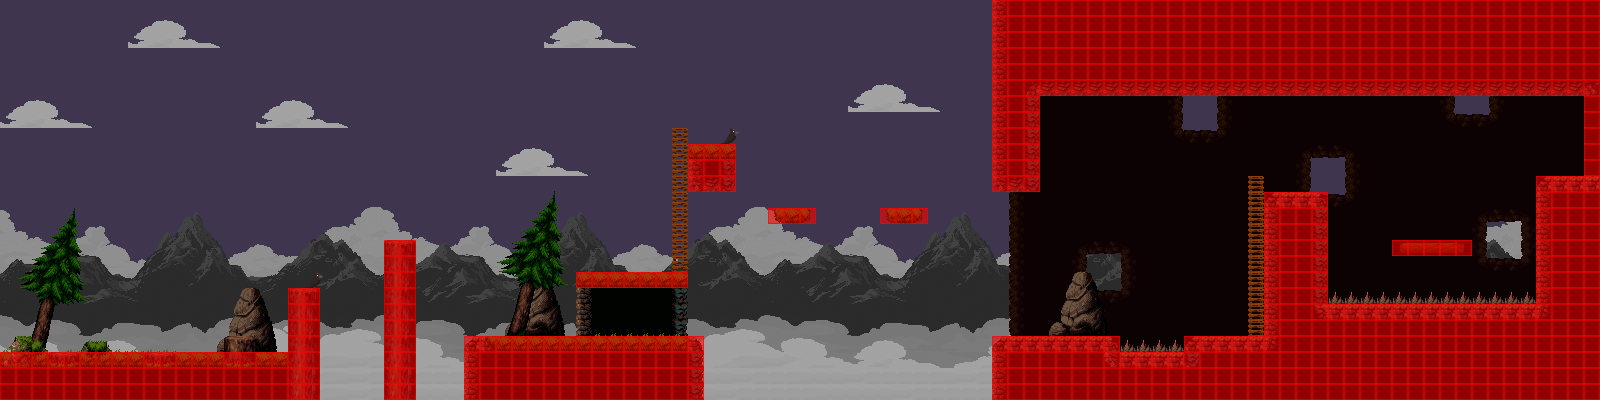

Rendered tile map (Tiled .tmx) drawn with the repository's tilesets; below, a short description and the map source with its tile grids summarised:
An orthogonal 100x25 tile map with 16x16 px tiles, 8 tile layers (Layer01, Layer02, Layer03, Layer04, ...), 7 tilesets and 34 objects (18x 1, 5x 4, 2x 3, 2x 6, 2x 7, ...).

<map version="1.0" orientation="orthogonal" renderorder="right-down" width="100" height="25" tilewidth="16" tileheight="16" nextobjectid="230">
 <properties>
  <property name="Music" value="audio/music/music1.ogg" />
 </properties>
 <tileset firstgid="1" name="Assets1" tilewidth="16" tileheight="16" tilecount="675" columns="25">
  <image source="Assets1.png" width="400" height="432" />
 </tileset>
 <tileset firstgid="676" name="sky_lightened" tilewidth="16" tileheight="16" tilecount="312" columns="24">
  <image source="BackgroundLayers/sky_lightened.png" width="384" height="216" />
 </tileset>
 <tileset firstgid="988" name="clouds_MG_1" tilewidth="16" tileheight="16" tilecount="312" columns="24">
  <image source="BackgroundLayers/clouds_MG_1.png" width="384" height="216" />
  <tile id="269">
   <properties>
    <property name="speed_x" type="float" value="1" />
   </properties>
  </tile>
  <tile id="270">
   <properties>
    <property name="speed_x" type="float" value="1" />
   </properties>
  </tile>
  <tile id="271">
   <properties>
    <property name="speed_x" type="float" value="1" />
   </properties>
  </tile>
  <tile id="272">
   <properties>
    <property name="speed_x" type="float" value="1" />
   </properties>
  </tile>
  <tile id="273">
   <properties>
    <property name="speed_x" type="float" value="1" />
   </properties>
  </tile>
  <tile id="274">
   <properties>
    <property name="speed_x" type="float" value="1" />
   </properties>
  </tile>
  <tile id="293">
   <properties>
    <property name="speed_x" type="float" value="1" />
   </properties>
  </tile>
  <tile id="294">
   <properties>
    <property name="speed_x" type="float" value="1" />
   </properties>
  </tile>
  <tile id="295">
   <properties>
    <property name="speed_x" type="float" value="1" />
   </properties>
  </tile>
  <tile id="296">
   <properties>
    <property name="speed_x" type="float" value="1" />
   </properties>
  </tile>
  <tile id="297">
   <properties>
    <property name="speed_x" type="float" value="1" />
   </properties>
  </tile>
  <tile id="298">
   <properties>
    <property name="speed_x" type="float" value="1" />
   </properties>
  </tile>
 </tileset>
 <tileset firstgid="1300" name="clouds_MG_2" tilewidth="16" tileheight="16" tilecount="312" columns="24">
  <image source="BackgroundLayers/clouds_MG_2.png" width="384" height="216" />
 </tileset>
 <tileset firstgid="1612" name="mountains_lightened" tilewidth="16" tileheight="16" tilecount="312" columns="24">
  <image source="BackgroundLayers/mountains_lightened.png" width="384" height="216" />
 </tileset>
 <tileset firstgid="1924" name="clouds_BG" tilewidth="16" tileheight="16" tilecount="312" columns="24">
  <image source="BackgroundLayers/clouds_BG.png" width="384" height="216" />
 </tileset>
 <tileset firstgid="2236" name="Walkability" tilewidth="16" tileheight="16" tilecount="1" columns="1">
  <image source="../Assets/Sprites/walkability.png" width="16" height="16" />
  <tile id="0">
   <properties>
    <property name="draw" type="bool" value="false" />
    <property name="navigation" type="bool" value="true" />
   </properties>
  </tile>
 </tileset>
 <layer name="Layer01" width="100" height="25">
  <properties>
   <property name="speed_x" type="float" value="0" />
  </properties>
  <data>[2500 cells, 2500 non-empty, 302 distinct tile ids]</data>
 </layer>
 <layer name="Layer02" width="100" height="25">
  <properties>
   <property name="speed_x" type="float" value="0.3" />
  </properties>
  <data>[2500 cells, 1236 non-empty, 300 distinct tile ids]</data>
 </layer>
 <layer name="Layer03" width="100" height="25">
  <properties>
   <property name="speed_x" type="float" value="0.5" />
  </properties>
  <data>[2500 cells, 1200 non-empty, 288 distinct tile ids]</data>
 </layer>
 <layer name="Layer04" width="100" height="25">
  <properties>
   <property name="speed_x" type="float" value="0.7" />
  </properties>
  <data>[2500 cells, 800 non-empty, 144 distinct tile ids]</data>
 </layer>
 <layer name="Layer05" width="100" height="25">
  <properties>
   <property name="speed_x" type="float" value="0.9" />
  </properties>
  <data>[2500 cells, 848 non-empty, 144 distinct tile ids]</data>
 </layer>
 <layer name="Background" width="100" height="25">
  <properties>
   <property name="speed_x" type="float" value="1" />
  </properties>
  <data>[2500 cells, 818 non-empty, 82 distinct tile ids]</data>
 </layer>
 <layer name="MainGround" width="100" height="25">
  <properties>
   <property name="speed_x" type="float" value="1" />
  </properties>
  <data>[2500 cells, 1496 non-empty, 178 distinct tile ids]</data>
 </layer>
 <layer name="Navigation" width="100" height="25">
  <properties>
   <property name="draw" type="float" value="1" />
   <property name="navigation" type="float" value="1" />
   <property name="speed_x" type="float" value="1" />
  </properties>
  <data>[2500 cells, 676 non-empty, 1 distinct tile ids]</data>
 </layer>
 <objectgroup name="Collisions">
  <properties>
   <property name="speed_x" type="float" value="1" />
  </properties>
  <object id="178" name="1" x="288" y="288" width="32" height="64" />
  <object id="179" name="1" x="224" y="336" width="32" height="16" />
  <object id="180" x="112" y="400" width="16" />
  <object id="181" name="1" x="384" y="240" width="32" height="160" />
  <object id="182" name="1" x="464" y="336" width="240" height="64" />
  <object id="183" name="2" x="576" y="272" width="112" height="16" />
  <object id="184" name="3" x="672" y="128" width="16" height="144" />
  <object id="186" name="1" x="688" y="144" width="48" height="48" />
  <object id="188" name="1" x="768" y="208" width="48" height="16" />
  <object id="190" name="1" x="880" y="208" width="48" height="16" />
  <object id="191" name="1" x="992" y="0" width="48" height="192" />
  <object id="192" name="1" x="1040" y="0" width="560" height="96" />
  <object id="193" name="1" x="992" y="336" width="128" height="64" />
  <object id="195" name="1" x="1120" y="352" width="64" height="48" />
  <object id="197" name="1" x="1184" y="336" width="80" height="64" />
  <object id="198" name="1" x="1264" y="192" width="64" height="208" />
  <object id="199" name="1" x="1328" y="304" width="208" height="96" />
  <object id="200" name="1" x="1536" y="176" width="64" height="224" />
  <object id="202" name="1" x="1392" y="240" width="80" height="16" />
  <object id="203" name="3" x="1248" y="176" width="16" height="160" />
  <object id="204" name="4" x="1120" y="343.92" width="64" height="0.16" />
  <object id="205" name="4" x="1328" y="295.92" width="208" height="0.16" />
  <object id="206" name="5" x="1584" y="96" width="16" height="80" />
  <object id="208" name="1" x="7.92" y="0" width="0.16" height="352" />
  <object id="209" name="4" x="704" y="384" width="288" height="16" />
  <object id="213" name="4" x="320" y="384" width="64" height="16" />
  <object id="214" name="4" x="416" y="384" width="48" height="16" />
  <object id="229" name="1" x="0" y="352.5" width="319.5" height="48" />
 </objectgroup>
 <objectgroup name="Enemies">
  <object id="174" name="6" x="832" y="48" width="16" height="16" />
  <object id="176" name="7" x="608" y="320" width="16" height="16" />
  <object id="215" name="6" x="1056" y="128" width="16" height="16" />
  <object id="216" name="7" x="1424" y="224" width="16" height="16" />
  <object id="224" name="8" x="112" y="320" width="16" height="34" />
  <object id="228" name="8" x="888.011" y="175.485" width="8.08" height="34" />
 </objectgroup>
</map>